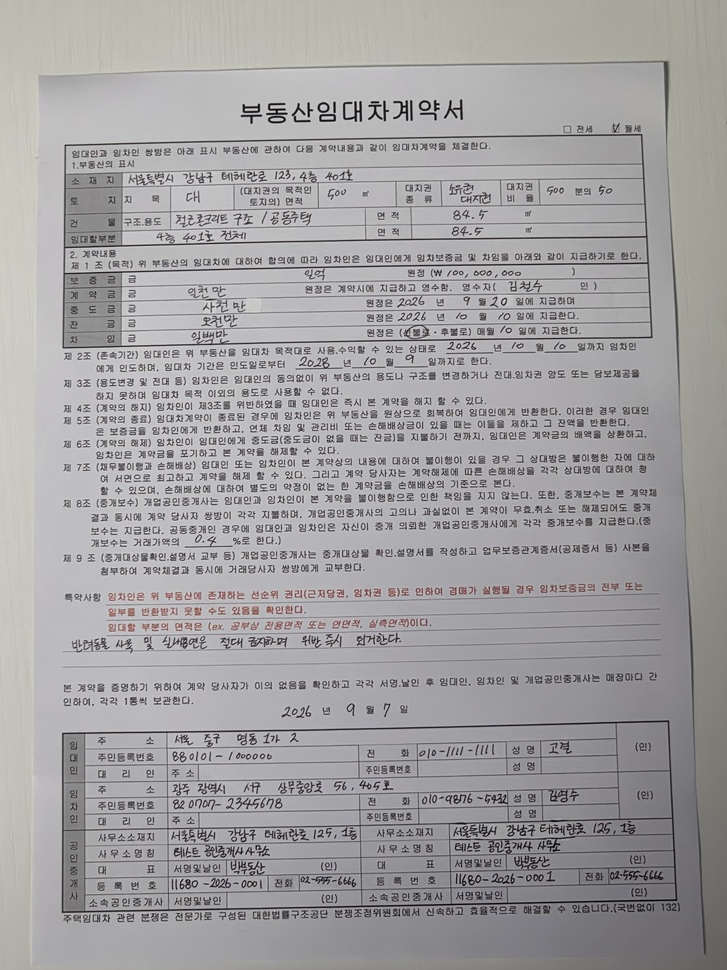
#> input picture sample.jpg, 727 x 970 px, shrunk from 3000 x 4000 before the run, found by its file name
$ jupyter execute --allow-errors 'Morphology_(0_03).ipynb'
#> lines starting #> are read from the running program, lines starting #| are printed output that depends on the picture; after the words box and inside, x2 and y2 are one past the last pixel; in counts of white or black regions, pixels touching at a corner belong together
<a href="https://colab.research.google.com/github/yanhemis/P-S-paper/blob/heewon/Morphology_(0_03).ipynb" target="_parent"></a>

[cell 1]
import cv2
import numpy as np
import matplotlib.pyplot as plt
import time
from PIL import Image

# ------------------------------------------------------------
# 0. 유틸 함수
# ------------------------------------------------------------
def show(img, title="", cmap=None):
    if len(img.shape) == 3:
        img = cv2.cvtColor(img, cv2.COLOR_BGR2RGB)
    plt.figure(figsize=(10, 10))
    plt.imshow(img, cmap=cmap)
    plt.title(title)
    plt.axis('off')
    plt.show()

def load_image(path):
    # cv2로 먼저 시도, 실패하면(jpg 등 비표준 포맷) PIL로 변환해서 재시도
#> called with path = '/content/sample.jpg'
    img = cv2.imread(path)
#> img is the input picture: shape (970, 727, 3); mean B, G, R 161.1, 160.1, 161.4
    if img is None:
        pil_img = Image.open(path).convert("RGB")
        img = cv2.cvtColor(np.array(pil_img), cv2.COLOR_RGB2BGR)
    gray = cv2.cvtColor(img, cv2.COLOR_BGR2GRAY)
    return img, gray

# ------------------------------------------------------------
# 1. 전처리 + 흐린 선 대비 강화
# ------------------------------------------------------------
def enhance_and_binarize(gray):
    clahe = cv2.createCLAHE(clipLimit=3.0, tileGridSize=(8, 8))
    enhanced = clahe.apply(gray)
    bin_img = cv2.adaptiveThreshold(
        enhanced, 255, cv2.ADAPTIVE_THRESH_GAUSSIAN_C,
        cv2.THRESH_BINARY_INV, 15, 10
    )
    return bin_img

# ------------------------------------------------------------
# 2. 수평/수직 선 추출 + 끊어진 선 보정
# ------------------------------------------------------------
def extract_hv_lines(bin_img, img_w, img_h, h_ratio=0.4, v_ratio=0.4):
    h_len = max(10, int(img_w * h_ratio))
    v_len = max(10, int(img_h * v_ratio))
    h_kernel = cv2.getStructuringElement(cv2.MORPH_RECT, (h_len, 1))
    v_kernel = cv2.getStructuringElement(cv2.MORPH_RECT, (1, v_len))
    h_lines = cv2.morphologyEx(bin_img, cv2.MORPH_OPEN, h_kernel, iterations=1)
    v_lines = cv2.morphologyEx(bin_img, cv2.MORPH_OPEN, v_kernel, iterations=1)
    return h_lines, v_lines

def close_gaps(h_lines, v_lines, img_w, img_h, close_ratio=0.02):
    close_len = max(5, int(img_w * close_ratio))
    h_close = cv2.getStructuringElement(cv2.MORPH_RECT, (close_len, 1))
    v_close = cv2.getStructuringElement(cv2.MORPH_RECT, (1, close_len))
    h_out = cv2.morphologyEx(h_lines, cv2.MORPH_CLOSE, h_close)
    v_out = cv2.morphologyEx(v_lines, cv2.MORPH_CLOSE, v_close)
    return h_out, v_out

# ------------------------------------------------------------
# 3. 문자 획('ㅣ','ㅡ') 오검출 제거
# ------------------------------------------------------------
def filter_short_components(mask, axis, min_len):
    n, labels, stats, _ = cv2.connectedComponentsWithStats(mask, connectivity=8)
    clean = np.zeros_like(mask)
    for i in range(1, n):
        length = stats[i, cv2.CC_STAT_WIDTH] if axis == 'h' else stats[i, cv2.CC_STAT_HEIGHT]
        if length >= min_len:
            clean[labels == i] = 255
    return clean

# ------------------------------------------------------------
# 4. grid 좌표 추출 + 병합 셀 판정
# ------------------------------------------------------------
def cluster_positions(mask, axis, gap_thresh=10):
    proj = np.sum(mask, axis=1 if axis == 'h' else 0)
    idx = np.where(proj > 0)[0]
    if len(idx) == 0:
        return []
    clusters, start, prev = [], idx[0], idx[0]
    for i in idx[1:]:
        if i - prev > gap_thresh:
            clusters.append((start + prev) // 2)
            start = i
        prev = i
    clusters.append((start + prev) // 2)
    return sorted(clusters)

def detect_merged_cells(h_lines, v_lines, rows, cols, presence_ratio=0.5):
    merged = []
    for i in range(len(rows) - 1):
        for j in range(len(cols) - 1):
            y1, y2 = rows[i], rows[i + 1]
            x1, x2 = cols[j], cols[j + 1]
            right = v_lines[y1:y2, max(0, cols[j+1]-2):cols[j+1]+2]
            bottom = h_lines[max(0, rows[i+1]-2):rows[i+1]+2, x1:x2]
            right_ok = right.size > 0 and np.mean(right > 0) > presence_ratio
            bottom_ok = bottom.size > 0 and np.mean(bottom > 0) > presence_ratio
            if not right_ok or not bottom_ok:
                merged.append({"row": i, "col": j,
                                "missing_right": not right_ok,
                                "missing_bottom": not bottom_ok})
    return merged

# ------------------------------------------------------------
# 5. 셀 Bounding Box 생성
# ------------------------------------------------------------
def get_cell_boxes_from_grid(rows, cols):
    boxes = []
    for i in range(len(rows) - 1):
        for j in range(len(cols) - 1):
            x1, y1, x2, y2 = cols[j], rows[i], cols[j + 1], rows[i + 1]
            boxes.append((x1, y1, x2 - x1, y2 - y1))
    return boxes

def draw_boxes(img, boxes, color=(0, 0, 255)):
    out = img.copy()
    for (x, y, w, h) in boxes:
        cv2.rectangle(out, (x, y), (x + w, y + h), color, 2)
    return out

# ==============================================================
# 실행: sample.jpg 1장으로 전체 파이프라인 테스트
# ==============================================================
t0 = time.time()

# 1) 이미지 로드
img, gray = load_image("/content/sample.jpg")
img_h, img_w = gray.shape
#> img_h = 970; img_w = 727

# 2) 전처리 + 이진화
bin_img = enhance_and_binarize(gray)
#> in enhance_and_binarize, `enhanced = clahe.apply(gray)`:
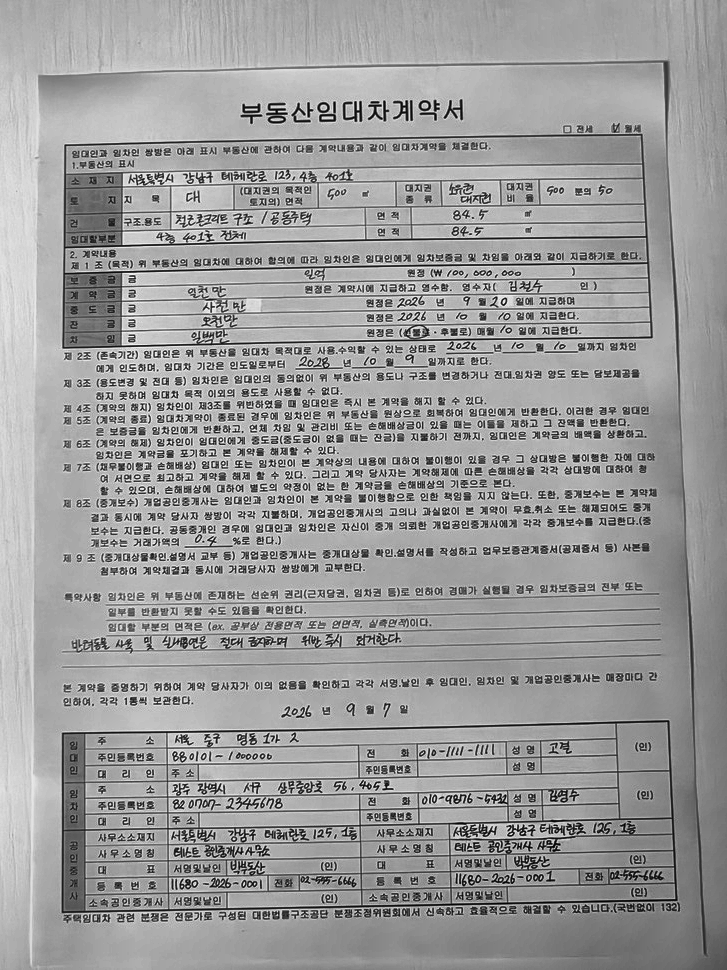
#> enhanced: shape (970, 727); min 0, max 252, mean 155.7
#> in enhance_and_binarize, `bin_img = cv2.adaptiveThreshold( enhanced, 255, cv2.ADAPTIVE_THRESH_GA..`:
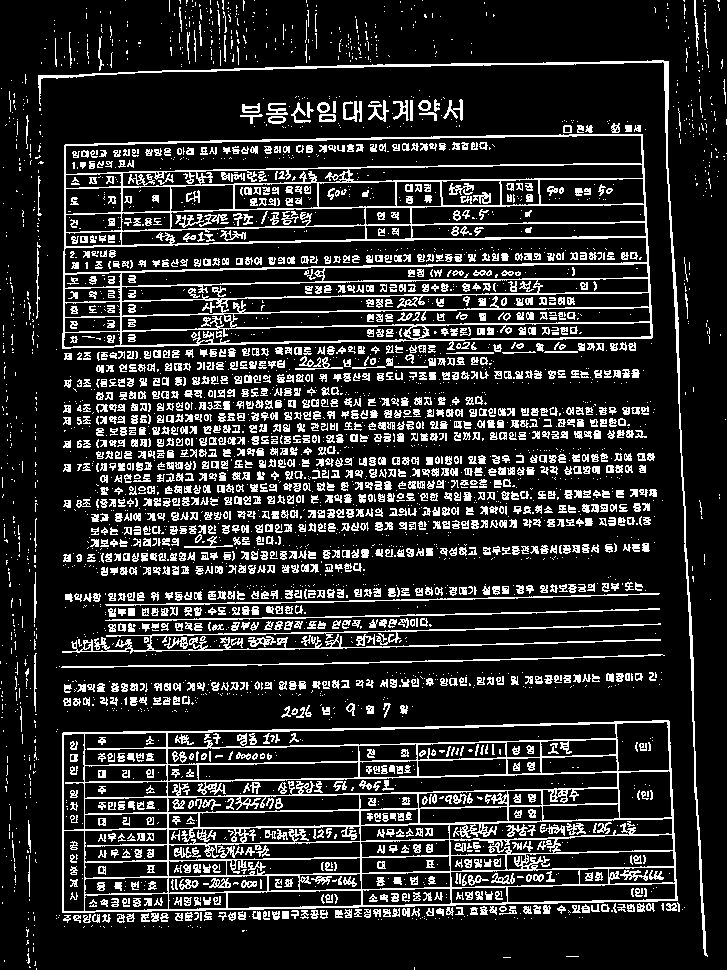
#> bin_img: shape (970, 727); 17% white in thin lines or dots

# 3) 선 추출 + 끊어진 선 보정
h_lines, v_lines = extract_hv_lines(
    bin_img, img_w, img_h,
    h_ratio=0.03,
    v_ratio=0.03
)
#> in extract_hv_lines, `h_lines = cv2.morphologyEx(bin_img, cv2.MORPH_OPEN, h_kernel, iteratio..`: h_lines: shape (970, 727); 4.5% white in thin lines or dots, all inside (x1, y1, x2, y2) = (38, 61, 678, 913)
#> in extract_hv_lines, `v_lines = cv2.morphologyEx(bin_img, cv2.MORPH_OPEN, v_kernel, iteratio..`:
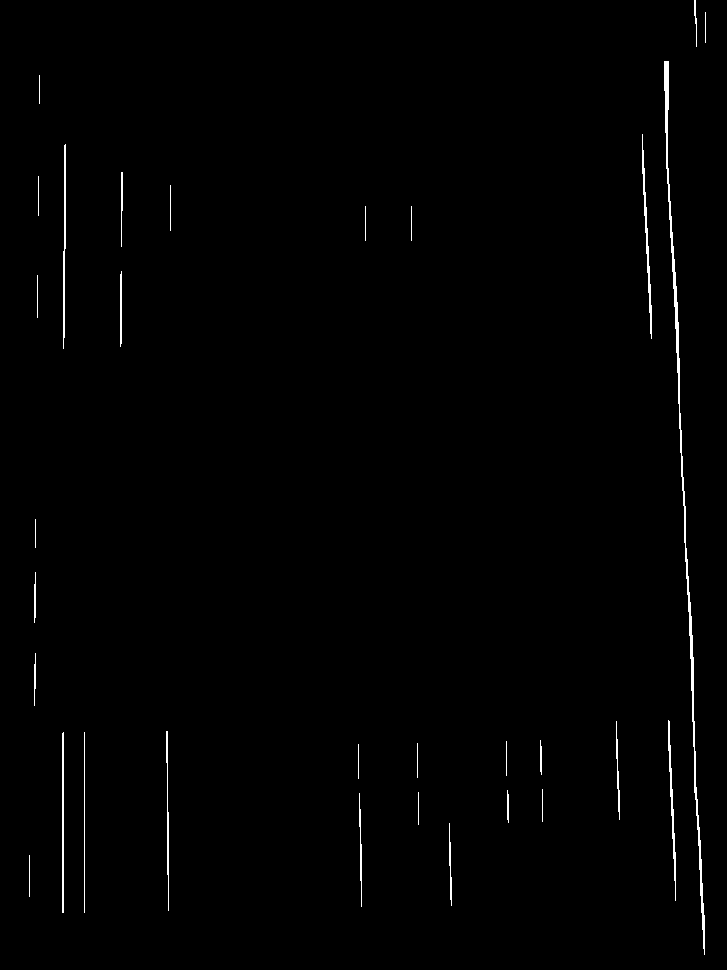
#> v_lines: shape (970, 727); 0.83% white in thin lines or dots
h_lines, v_lines = close_gaps(h_lines, v_lines, img_w, img_h)
#> in close_gaps, `h_out = cv2.morphologyEx(h_lines, cv2.MORPH_CLOSE, h_close)`: h_out: shape (970, 727); 4.5% white in thin lines or dots, all inside (x1, y1, x2, y2) = (39, 61, 679, 913)
#> in close_gaps, `v_out = cv2.morphologyEx(v_lines, cv2.MORPH_CLOSE, v_close)`: v_out: shape (970, 727); 0.83% white in thin lines or dots

# 4) 문자 오검출 제거
h_clean = filter_short_components(h_lines, 'h', img_w * 0.03)
#> in filter_short_components, `n, labels, stats, _ = cv2.connectedComponentsWithStats(mask, connectiv..`:
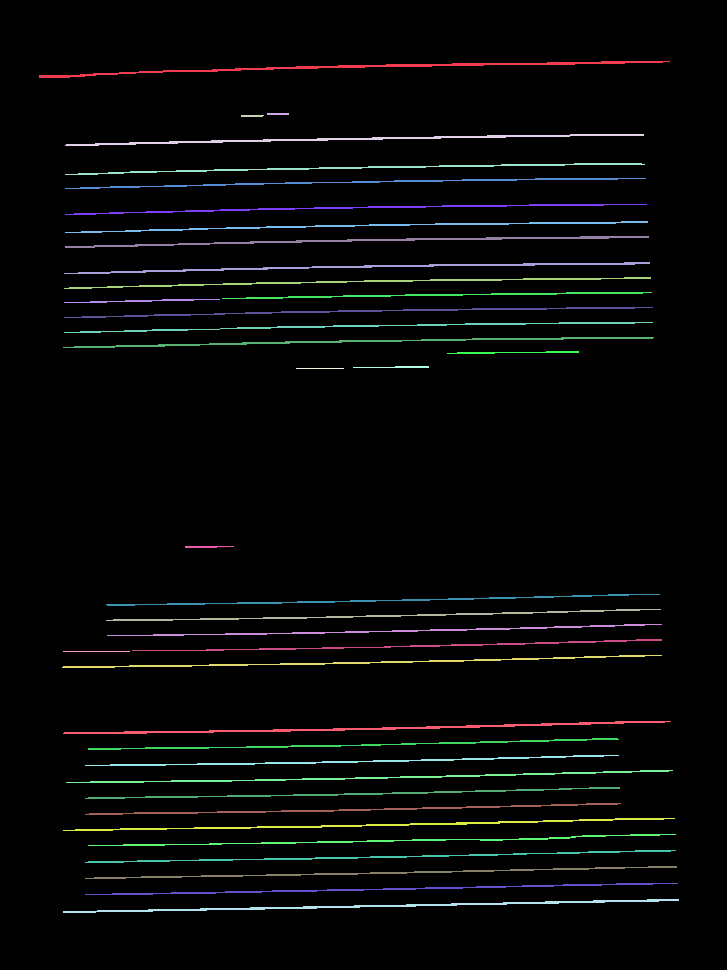
#> labels: shape (970, 727) int32; 39 distinct labels, from 0 to 38; one colour per label, 0 black
#> in filter_short_components, `n, labels, stats, _ = cv2.connectedComponentsWithStats(mask, connectiv..`: n = 39; stats = 39 rows, first 6: [0, 0, 727, 970, 673266], [39, 61, 631, 17, 1489], [267, 113, 22, 2, 44], [241, 115, 23, 2, 45], [65, 134, 579, 12, 1245], [65, 163, 580, 12, 1038]
#> the loop in filter_short_components, `for i in range(1, n):` made 38 passes
#> length on passes 1 to 12: 631, 22, 23, 579, 580, 581, 582, 583, 584, 586, 587, 430
v_clean = filter_short_components(v_lines, 'v', img_h * 0.03)
#> in filter_short_components (call 2), `n, labels, stats, _ = cv2.connectedComponentsWithStats(mask, connectiv..`: labels: shape (970, 727) int32; 32 distinct labels, from 0 to 31
#> in filter_short_components (call 2), `n, labels, stats, _ = cv2.connectedComponentsWithStats(mask, connectiv..`: n = 32; stats = 32 rows, first 6: [0, 0, 727, 970, 699363], [694, 0, 3, 48, 71], [705, 13, 1, 31, 31], [664, 62, 41, 894, 2218], [39, 76, 1, 29, 29], [642, 135, 10, 205, 444]
#> the loop in filter_short_components (call 2), `for i in range(1, n):` made 31 passes
#> length on passes 1 to 12: 48, 31, 894, 29, 205, 205, 75, 40, 46, 35, 35, 76
#> after the loop in filter_short_components (call 2), `for i in range(1, n):`: clean: shape (970, 727); 0.82% white in thin lines or dots

# 5) grid 좌표 + 병합 셀 판정
rows = cluster_positions(h_clean, 'h')
#> in cluster_positions, `proj = np.sum(mask, axis=1 if axis == 'h' else 0)`: proj = 970 values, max 52530 at index 264, min 0 at index 0, mean 8392.4
#> in cluster_positions, `idx = np.where(proj > 0)[0]`: idx = 379 values from 61 to 912
#> in cluster_positions, `clusters, start, prev = [], idx[0], idx[0]`: clusters = []; start = 61
#> the loop in cluster_positions, `for i in idx[1:]:` made 378 passes
#> (i, start, prev) on passes 17, 21, 33, 56: (113, 113, 113), (134, 134, 134), (163, 163, 163), (204, 204, 204)
#> start on passes 91, 162, 165, 167, 229: 262, 366, 546, 594, 721
#> after the loop in cluster_positions, `for i in idx[1:]:`: clusters = [69, 114, 139, 175, 225, 307, 367, 546, 630]
#> rows = [69, 114, 139, 175, 225, 307, 367, 546, 630, 816]
cols = cluster_positions(v_clean, 'v')
#> the loop in cluster_positions (call 2), `for i in idx[1:]:` made 89 passes
#> (i, start, prev) on passes 5, 9, 10, 13, 17, 22, 25, 28, 31, 34, 38, 48: (62, 62, 62), (84, 84, 84), (120, 120, 120), (166, 166, 166), (358, 358, 358), (411, 411, 411), (449, 449, 449), (506, 506, 506), (540, 540, 540), (616, 616, 616), (642, 642, 642), (664, 664, 664)
#> (i, prev) on passes 1, 2, 3, 4, 6, 7: (34, 34), (35, 35), (37, 37), (38, 38), (63, 63), (64, 64)
#> cols = [33, 63, 84, 121, 168, 361, 414, 450, 507, 541, 617, 646, 684]
merged_cells = detect_merged_cells(h_clean, v_clean, rows, cols)
#> the loop in detect_merged_cells, `for i in range(len(rows) - 1):` made 9 passes
#> after the loop in detect_merged_cells, `for i in range(len(rows) - 1):`: merged = 108 items
#> merged_cells = 108 items

# 6) 셀 Bounding Box 생성
cell_boxes = get_cell_boxes_from_grid(rows, cols)
#> the loop in get_cell_boxes_from_grid, `for i in range(len(rows) - 1):` made 9 passes
#> after the loop in get_cell_boxes_from_grid, `for i in range(len(rows) - 1):`: boxes = 108 items, first 6: (33, 69, 30, 45), (63, 69, 21, 45), (84, 69, 37, 45), (121, 69, 47, 45), (168, 69, 193, 45), (361, 69, 53, 45)
#> cell_boxes has the same summary as boxes in get_cell_boxes_from_grid
result_img = draw_boxes(img, cell_boxes)
#> the loop in draw_boxes, `for (x, y, w, h) in boxes:` made 108 passes
#> (x, y, w, h) on passes 1 to 12: (33, 69, 30, 45), (63, 69, 21, 45), (84, 69, 37, 45), (121, 69, 47, 45), (168, 69, 193, 45), (361, 69, 53, 45), (414, 69, 36, 45), (450, 69, 57, 45), (507, 69, 34, 45), (541, 69, 76, 45), (617, 69, 29, 45), (646, 69, 38, 45)
#> after the loop in draw_boxes, `for (x, y, w, h) in boxes:`:
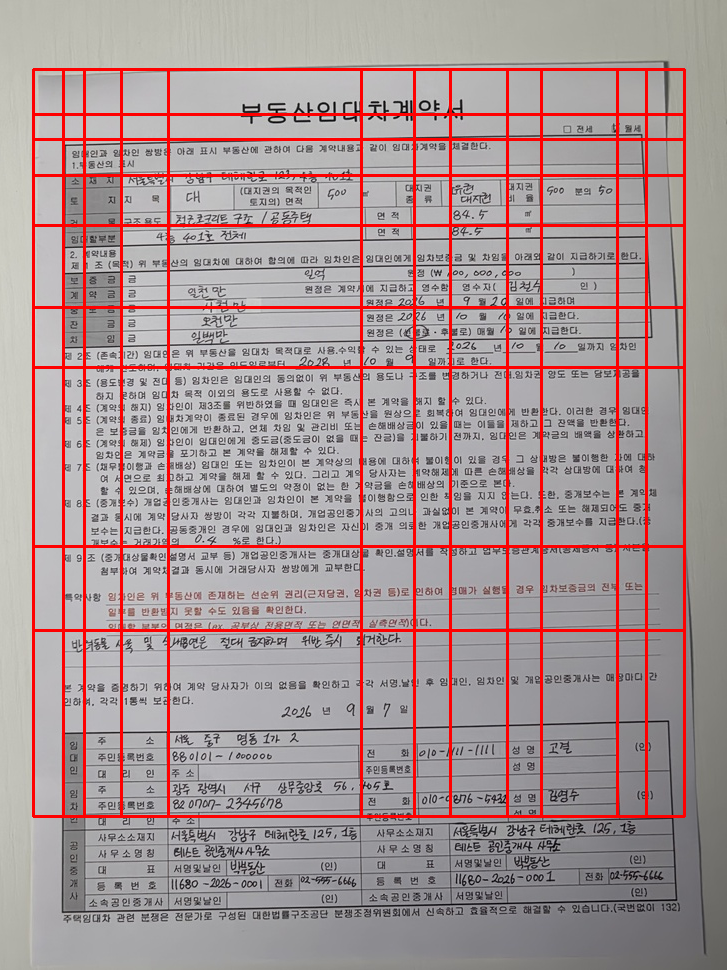
#> out: shape (970, 727, 3); 6.76% of pixels changed, all inside (x1, y1, x2, y2) = (32, 68, 686, 818)

elapsed = time.time() - t0

# ------------------------------------------------------------
# 결과 확인
# ------------------------------------------------------------
show(cv2.bitwise_or(h_clean, v_clean), title="검출된 표선(정제 후)", cmap='gray')
#> in show, `plt.show()`:
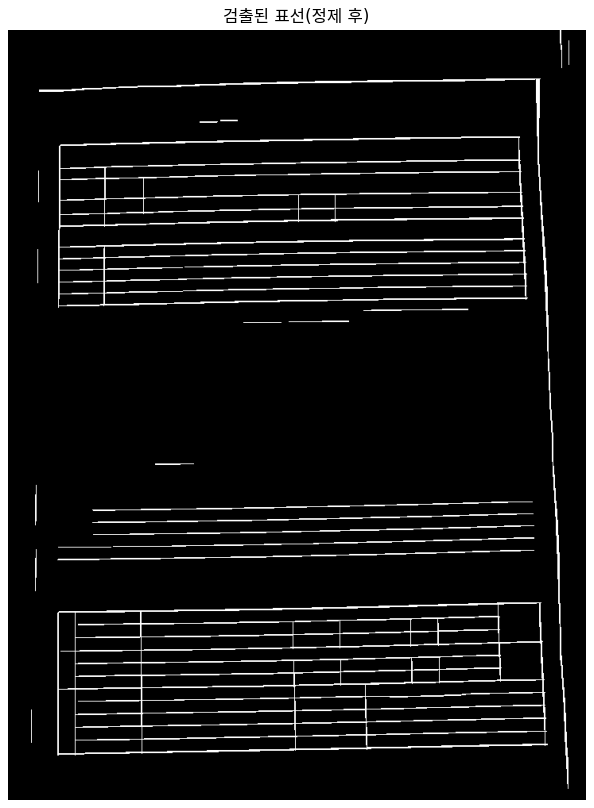
#> figure drawn by matplotlib, 1 panel
show(result_img, title=f"셀 Bounding Box 결과 (총 {len(cell_boxes)}개)")

print(f"이미지 크기: {img_w} x {img_h}")
#| 이미지 크기: 727 x 970
print(f"검출된 행 개수: {len(rows)-1 if rows else 0}, 열 개수: {len(cols)-1 if cols else 0}")
#| 검출된 행 개수: 9, 열 개수: 12
print(f"검출된 셀 개수: {len(cell_boxes)}")
#| 검출된 셀 개수: 108
print(f"병합 셀 후보 개수: {len(merged_cells)}")
#| 병합 셀 후보 개수: 108
if merged_cells:
    print("병합 셀 상세:", merged_cells)
#> (printed output is left out)
print(f"처리 시간: {elapsed:.3f}초")

[cell 2]
pred_boxes = []

for x, y, w, h in cell_boxes:
    pred_boxes.append([
        int(x),
        int(y),
        int(x + w),
        int(y + h)
    ])
#> this loop made 108 passes
#> after the loop, pred_boxes = 108 items, first 6: [33, 69, 63, 114], [63, 69, 84, 114], [84, 69, 121, 114], [121, 69, 168, 114], [168, 69, 361, 114], [361, 69, 414, 114]
#> (reads 5_Evaluation/gt_sample.json from the repository)

print(f"✅ Morphology 0.03 예측 bbox: {len(pred_boxes)}개")
